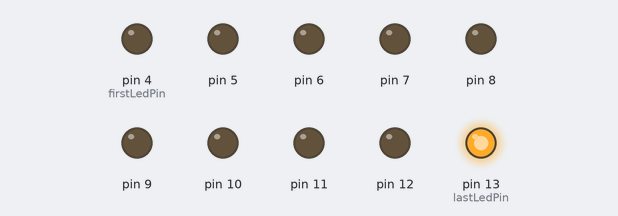
Bench run of a sketch on a simulated Arduino Uno, built with avr-gcc and run on an emulated ATmega328P. Parts: output pins drawn as LEDs (lit = HIGH).

Above: at 0.8 s.
At 1.35 s:
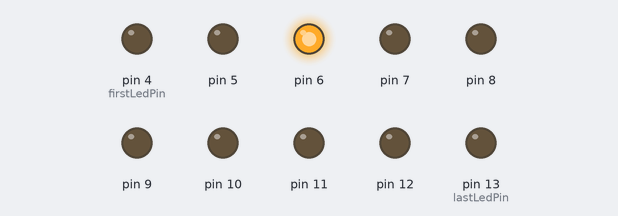
At 2.2 s:
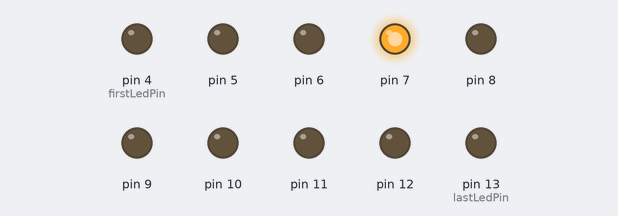
At 3.4 s:
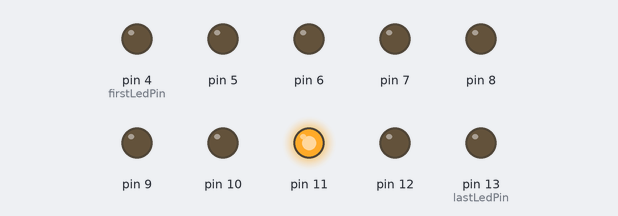
At 4.65 s:
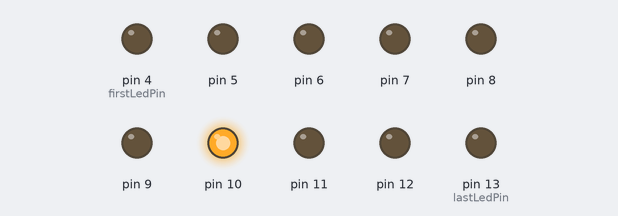
At 6.0 s:
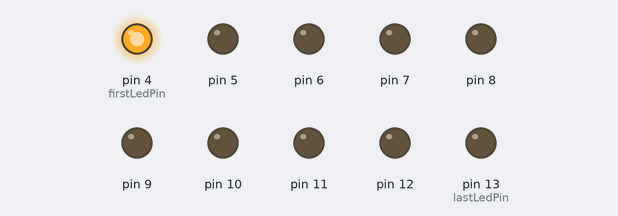
Timing chart, 0 to 7.8 s (numbered marks = the images above):
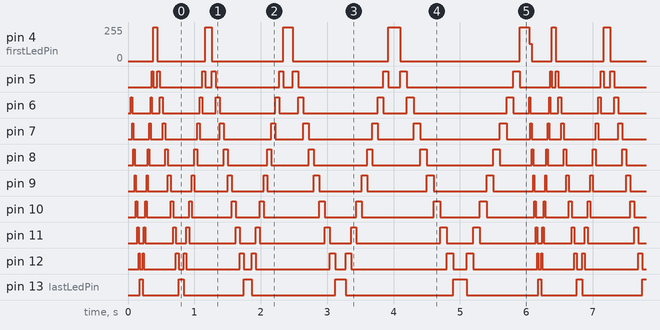

The sketch:

sketch_lab7-2.ino
```cpp
const int firstLedPin = 4;
const int lastLedPin = 13;
void setup() {
  for(int led = firstLedPin; led<= lastLedPin; led= led +1){
    pinMode(led,OUTPUT);
  }
}

void loop() {
  for(int speed=0;speed<=5;speed=speed+1) {
  for(int led = firstLedPin; led<= lastLedPin; led= led +1){
    digitalWrite(led, HIGH);
    delay(speed*20);
    digitalWrite(led, LOW);
  }
  for(int led = lastLedPin; led>= firstLedPin; led= led -1){
    digitalWrite(led, HIGH);
    delay(speed*20);
    digitalWrite(led, LOW);
  }
 }
}
```

Measured:
- by itself, pin 13 (lastLedPin): repeats every 6.0 s: LOW 0.54 s, HIGH 0.08 s, LOW 0.90 s, HIGH 0.12 s, LOW 1.3 s, HIGH 0.16 s, LOW 1.6 s, HIGH 0.20 s, LOW 1.1 s, HIGH 0.04 s
- by itself, pin 4 (firstLedPin): repeats every 6.0 s: 0/255 0.72 s, 255/255 0.10 s, 0/255 1.1 s, 255/255 0.14 s, 0/255 1.4 s, 255/255 0.18 s, 0/255 1.8 s, 255/255 0.14 s, 128/255 0.04 s, 0/255 0.30 s, 255/255 0.06 s
